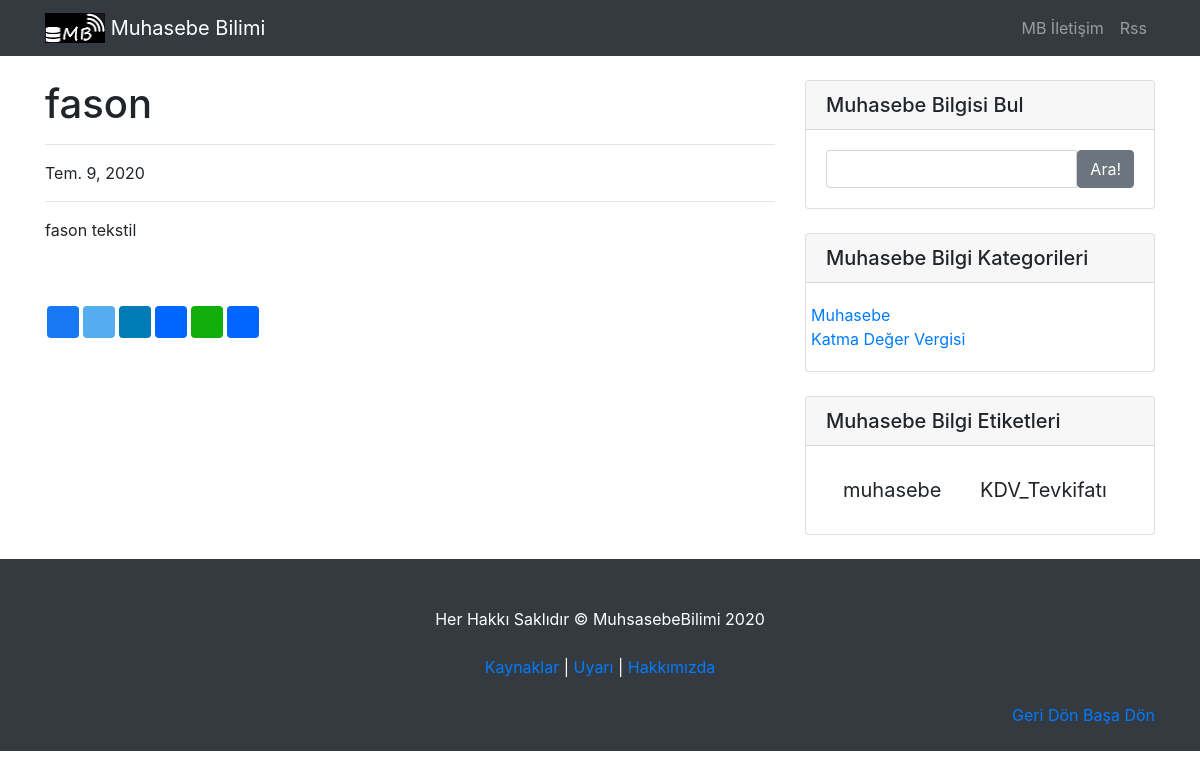
The app's page /fason with its own data.
### blog/models.py (models this page shows, shortened)
class Blog(models.Model):
    objects = models.Manager()      # varsayılan model yöneticisi
    konu = models.CharField(max_length=90, verbose_name="Başlık")
    altkonu_image = models.ImageField(upload_to='images/altkonu/', null = True, blank = True, verbose_name="alt başlık Fotoğraf Ekleyin", height_field = None, width_field = None, max_length = 100,)#resim olmasa bile ekleme yapar
    slug = models.SlugField(max_length=90, unique=True, null=False)
    alt_konu = models.CharField(
        max_length=150, verbose_name="Alt_Başlık", null=True, blank=True,)
    metin = RichTextUploadingField()
    category = models.ForeignKey(
        Category, on_delete=models.SET_NULL, null=True)
    tags = TaggableManager()
    yayinlanma_tarihi = models.DateTimeField(
        auto_now_add=True, verbose_name="Oluşturulma Tarihi")
    yazar = models.ForeignKey(
        "auth.User", on_delete=models.CASCADE, verbose_name="Yazar", null=True, blank=True,)
    class Meta:
        ordering = ['-yayinlanma_tarihi']  # yayınlanma tarihine göre sırala

class Category(models.Model):
    name = models.CharField(max_length=31)

### blog/views.py (the view)
# urls.py: path('<slug:slug>',BlogDetailView.as_view(), name="blog"),
class BlogDetailView(TagMixin, DetailView):
    template_name = 'post.html'
    model = Blog
    context_object_name = 'blog'

### blog/context_processor.py (called while the page is built)
def sidebar_context(request):
    return {
        'categories': get_categories(request),
    }

def get_categories(request):
    return [c for c in Category.objects.all()]

### blog/views.py (called while the page is built)
    def get_context_data(self, **kwargs):
        context = super(TagMixin, self).get_context_data(**kwargs)
        context['tags'] = Tag.objects.all()
        return context

### templates/post.html
{% extends 'base.html' %}
{% block content %}
      {% block blog %}
		<div class="col-lg-8">
			<h1 class="mt-4">{{ blog.konu }}</h1>
			<hr>
			<p>{{ blog.yayinlanma_tarihi.date }}</p>
			<hr>
			{{ blog.metin|safe }}
					<br><br>
					<div class="a2a_kit a2a_kit_size_32 a2a_default_style">
					<a class="a2a_button_facebook"></a>
					<a class="a2a_button_twitter"></a>
					<a class="a2a_button_linkedin"></a>
					<a class="a2a_button_email"></a>
					<a class="a2a_button_whatsapp"></a>
					<a class="a2a_button_print"></a>
					</div>
		</div>
{% endblock blog %}
{% endblock content %}

### templates/widget.html
{% load static %}
{%	block content %}
      <div class="col-md-4">
        <div class="card my-4">
          <h5 class="card-header">Muhasebe Bilgisi Bul</h5>
          <div class="card-body">
		  <form action="{% url 'search_results' %}" method="GET" role="search">
            <div class="input-group">
				<input type="text" name="q" class="form-control" value='{{ request.GET.q }}' type="submit">
				 <span class="input-group-btn">
					<button class="btn btn-secondary" type="submit">Ara!</button>
				</span>
            </div>
			</form>
          </div>
        </div>
        <div class="card my-4">
          <h5 class="card-header">Muhasebe Bilgi Kategorileri</h5>
          <div class="card-body">
            <div class="row">
                <ul class="list-unstyled mb-0">
                  {% block sidebar %}
                    <li>
                    {% for c in categories %}
                    <a href="{% url 'set_cat' c.name %}">{{ c.name }}</a>
                    <br>
                    {% empty %}
                      <p>No categories yet..</p>
                    {% endfor %}
                    </li>
                  {% endblock %}
                </ul>
            </div>
          </div>
        </div>
        <div class="card my-4">
          <h5 class="card-header">Muhasebe Bilgi Etiketleri</h5>
          <div class="card-body">
            {% for tag in tags %}
            <a class="btn btn-default btn-lg tag-btn" href="{% url 'tagged' tag.slug %}">{{ tag.name }}</a>
            {% empty %}
            <h3>No Tags<h3>
          {% endfor %}
          </div>
        </div>
      </div>
{%	endblock content %}

### static/css/blog-home.css (style rules this page uses)
body { padding-top: 56px; }

### records on screen
Blog: konu "fason", yayinlanma_tarihi "Tem. 9, 2020", metin "fason tekstil"
Category: name "Muhasebe"
Category: name "Katma Değer Vergisi"
Tag: name "muhasebe"
Tag: name "KDV_Tevkifatı"
